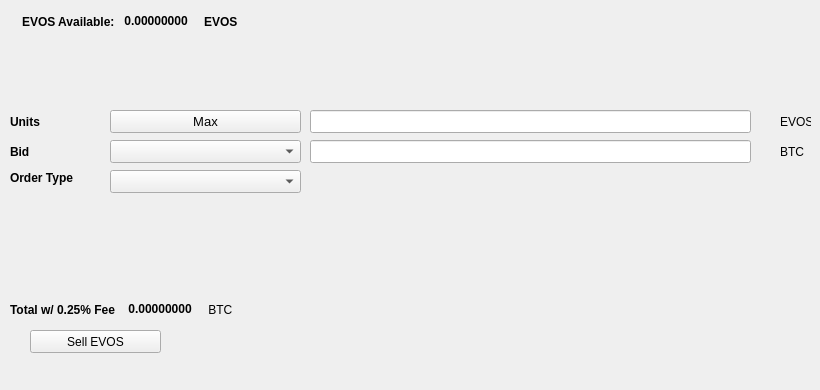
   <widget class="QWidget" name="SellTab">
    <attribute name="title">
     <string>Sell</string>
    </attribute>
    <widget class="QLabel" name="label_16">
     <property name="geometry">
      <rect>
       <x>780</x>
       <y>140</y>
       <width>31</width>
       <height>23</height>
      </rect>
     </property>
     <property name="text">
      <string>BTC</string>
     </property>
    </widget>
    <widget class="QComboBox" name="SellBidcomboBox">
     <property name="geometry">
      <rect>
       <x>110</x>
       <y>140</y>
       <width>191</width>
       <height>23</height>
      </rect>
     </property>
     <property name="font">
      <font>
       <pointsize>10</pointsize>
      </font>
     </property>
    </widget>
    <widget class="QLabel" name="label_18">
     <property name="geometry">
      <rect>
       <x>10</x>
       <y>110</y>
       <width>46</width>
       <height>23</height>
      </rect>
     </property>
     <property name="font">
      <font>
       <weight>75</weight>
       <bold>true</bold>
      </font>
     </property>
     <property name="text">
      <string>Units</string>
     </property>
    </widget>
    <widget class="QPushButton" name="Sell_Max_Amount">
     <property name="geometry">
      <rect>
       <x>110</x>
       <y>110</y>
       <width>191</width>
       <height>23</height>
      </rect>
     </property>
     <property name="font">
      <font>
       <pointsize>10</pointsize>
      </font>
     </property>
     <property name="text">
      <string>Max</string>
     </property>
    </widget>
    <widget class="QLabel" name="label_20">
     <property name="geometry">
      <rect>
       <x>10</x>
       <y>170</y>
       <width>91</width>
       <height>16</height>
      </rect>
     </property>
     <property name="font">
      <font>
       <weight>75</weight>
       <bold>true</bold>
      </font>
     </property>
     <property name="text">
      <string>Order Type</string>
     </property>
    </widget>
    <widget class="QComboBox" name="SellOrdertypeCombo">
     <property name="geometry">
      <rect>
       <x>110</x>
       <y>170</y>
       <width>191</width>
       <height>23</height>
      </rect>
     </property>
     <property name="font">
      <font>
       <pointsize>10</pointsize>
      </font>
     </property>
    </widget>
    <widget class="QLabel" name="label_21">
     <property name="geometry">
      <rect>
       <x>10</x>
       <y>140</y>
       <width>46</width>
       <height>23</height>
      </rect>
     </property>
     <property name="font">
      <font>
       <weight>75</weight>
       <bold>true</bold>
      </font>
     </property>
     <property name="text">
      <string>Bid</string>
     </property>
    </widget>
    <widget class="QLabel" name="label_22">
     <property name="geometry">
      <rect>
       <x>780</x>
       <y>110</y>
       <width>31</width>
       <height>23</height>
      </rect>
     </property>
     <property name="text">
      <string>EVOS</string>
     </property>
    </widget>
    <widget class="QLineEdit" name="UnitsInputEVOS">
     <property name="geometry">
      <rect>
       <x>310</x>
       <y>110</y>
       <width>441</width>
       <height>23</height>
      </rect>
     </property>
     <property name="font">
      <font>
       <pointsize>9</pointsize>
       <weight>75</weight>
       <bold>true</bold>
      </font>
     </property>
    </widget>
    <widget class="QLineEdit" name="SellBidPriceEdit">
     <property name="geometry">
      <rect>
       <x>310</x>
       <y>140</y>
       <width>441</width>
       <height>23</height>
      </rect>
     </property>
     <property name="font">
      <font>
       <pointsize>9</pointsize>
       <weight>75</weight>
       <bold>true</bold>
      </font>
     </property>
    </widget>
    <widget class="QPushButton" name="SellEVOSBTN">
     <property name="geometry">
      <rect>
       <x>30</x>
       <y>330</y>
       <width>131</width>
       <height>23</height>
      </rect>
     </property>
     <property name="text">
      <string>Sell EVOS</string>
     </property>
     <property name="icon">
      <iconset resource="../evos">
       <normaloff>:/icons/bitcoin</normaloff>:/icons/bitcoin</iconset>
     </property>
    </widget>
    <widget class="QWidget" name="layoutWidget3">
     <property name="geometry">
      <rect>
       <x>22</x>
       <y>12</y>
       <width>258</width>
       <height>19</height>
      </rect>
     </property>
     <layout class="QHBoxLayout" name="horizontalLayout">
      <item>
       <widget class="QLabel" name="label232_2">
        <property name="font">
         <font>
          <weight>75</weight>
          <bold>true</bold>
         </font>
        </property>
        <property name="text">
         <string>EVOS Available:</string>
        </property>
       </widget>
      </item>
      <item>
       <widget class="QLabel" name="EVOSAvailableLabel">
        <property name="palette">
         <palette>
          <active>
           <colorrole role="WindowText">
            <brush brushstyle="SolidPattern">
             <color alpha="255">
              <red>0</red>
              <green>0</green>
              <blue>0</blue>
             </color>
            </brush>
           </colorrole>
           <colorrole role="Button">
            <brush brushstyle="SolidPattern">
             <color alpha="255">
              <red>0</red>
              <green>170</green>
              <blue>0</blue>
             </color>
            </brush>
           </colorrole>
           <colorrole role="Light">
            <brush brushstyle="SolidPattern">
             <color alpha="255">
              <red>0</red>
              <green>255</green>
              <blue>0</blue>
             </color>
            </brush>
           </colorrole>
           <colorrole role="Midlight">
            <brush brushstyle="SolidPattern">
             <color alpha="255">
              <red>0</red>
              <green>212</green>
              <blue>0</blue>
             </color>
            </brush>
           </colorrole>
           <colorrole role="Dark">
            <brush brushstyle="SolidPattern">
             <color alpha="255">
              <red>0</red>
              <green>85</green>
              <blue>0</blue>
             </color>
            </brush>
           </colorrole>
           <colorrole role="Mid">
            <brush brushstyle="SolidPattern">
             <color alpha="255">
              <red>0</red>
              <green>113</green>
              <blue>0</blue>
             </color>
            </brush>
           </colorrole>
           <colorrole role="Text">
            <brush brushstyle="SolidPattern">
             <color alpha="255">
              <red>0</red>
              <green>170</green>
              <blue>0</blue>
             </color>
            </brush>
           </colorrole>
           <colorrole role="BrightText">
            <brush brushstyle="SolidPattern">
             <color alpha="255">
              <red>255</red>
              <green>255</green>
              <blue>255</blue>
             </color>
            </brush>
           </colorrole>
           <colorrole role="ButtonText">
            <brush brushstyle="SolidPattern">
             <color alpha="255">
              <red>0</red>
              <green>0</green>
              <blue>0</blue>
             </color>
            </brush>
           </colorrole>
           <colorrole role="Base">
            <brush brushstyle="SolidPattern">
             <color alpha="255">
              <red>255</red>
              <green>255</green>
              <blue>255</blue>
             </color>
            </brush>
           </colorrole>
           <colorrole role="Window">
            <brush brushstyle="SolidPattern">
             <color alpha="255">
              <red>0</red>
              <green>170</green>
              <blue>0</blue>
             </color>
            </brush>
           </colorrole>
           <colorrole role="Shadow">
            <brush brushstyle="SolidPattern">
             <color alpha="255">
              <red>0</red>
              <green>0</green>
              <blue>0</blue>
             </color>
            </brush>
           </colorrole>
           <colorrole role="AlternateBase">
            <brush brushstyle="SolidPattern">
             <color alpha="255">
              <red>127</red>
              <green>212</green>
              <blue>127</blue>
             </color>
            </brush>
           </colorrole>
           <colorrole role="ToolTipBase">
            <brush brushstyle="SolidPattern">
             <color alpha="255">
              <red>255</red>
              <green>255</green>
              <blue>220</blue>
             </color>
            </brush>
           </colorrole>
           <colorrole role="ToolTipText">
            <brush brushstyle="SolidPattern">
             <color alpha="255">
              <red>0</red>
              <green>0</green>
              <blue>0</blue>
             </color>
            </brush>
           </colorrole>
          </active>
          <inactive>
           <colorrole role="WindowText">
            <brush brushstyle="SolidPattern">
             <color alpha="255">
              <red>0</red>
              <green>0</green>
              <blue>0</blue>
             </color>
            </brush>
           </colorrole>
           <colorrole role="Button">
            <brush brushstyle="SolidPattern">
             <color alpha="255">
              <red>0</red>
              <green>170</green>
              <blue>0</blue>
             </color>
            </brush>
           </colorrole>
           <colorrole role="Light">
            <brush brushstyle="SolidPattern">
             <color alpha="255">
              <red>0</red>
              <green>255</green>
              <blue>0</blue>
             </color>
            </brush>
           </colorrole>
           <colorrole role="Midlight">
            <brush brushstyle="SolidPattern">
             <color alpha="255">
              <red>0</red>
              <green>212</green>
              <blue>0</blue>
             </color>
            </brush>
           </colorrole>
           <colorrole role="Dark">
            <brush brushstyle="SolidPattern">
             <color alpha="255">
              <red>0</red>
              <green>85</green>
              <blue>0</blue>
             </color>
            </brush>
           </colorrole>
           <colorrole role="Mid">
            <brush brushstyle="SolidPattern">
             <color alpha="255">
              <red>0</red>
              <green>113</green>
              <blue>0</blue>
             </color>
            </brush>
           </colorrole>
           <colorrole role="Text">
            <brush brushstyle="SolidPattern">
             <color alpha="255">
              <red>0</red>
              <green>170</green>
              <blue>0</blue>
             </color>
            </brush>
           </colorrole>
           <colorrole role="BrightText">
            <brush brushstyle="SolidPattern">
             <color alpha="255">
              <red>255</red>
              <green>255</green>
              <blue>255</blue>
             </color>
            </brush>
           </colorrole>
           <colorrole role="ButtonText">
            <brush brushstyle="SolidPattern">
             <color alpha="255">
              <red>0</red>
              <green>0</green>
              <blue>0</blue>
             </color>
            </brush>
           </colorrole>
           <colorrole role="Base">
            <brush brushstyle="SolidPattern">
             <color alpha="255">
              <red>255</red>
              <green>255</green>
              <blue>255</blue>
             </color>
            </brush>
           </colorrole>
           <colorrole role="Window">
            <brush brushstyle="SolidPattern">
             <color alpha="255">
              <red>0</red>
              <green>170</green>
              <blue>0</blue>
             </color>
            </brush>
           </colorrole>
           <colorrole role="Shadow">
            <brush brushstyle="SolidPattern">
             <color alpha="255">
              <red>0</red>
              <green>0</green>
              <blue>0</blue>
             </color>
            </brush>
           </colorrole>
           <colorrole role="AlternateBase">
            <brush brushstyle="SolidPattern">
             <color alpha="255">
              <red>127</red>
              <green>212</green>
              <blue>127</blue>
             </color>
            </brush>
           </colorrole>
           <colorrole role="ToolTipBase">
            <brush brushstyle="SolidPattern">
             <color alpha="255">
              <red>255</red>
              <green>255</green>
              <blue>220</blue>
             </color>
            </brush>
           </colorrole>
           <colorrole role="ToolTipText">
            <brush brushstyle="SolidPattern">
             <color alpha="255">
              <red>0</red>
              <green>0</green>
              <blue>0</blue>
             </color>
            </brush>
           </colorrole>
          </inactive>
          <disabled>
           <colorrole role="WindowText">
            <brush brushstyle="SolidPattern">
             <color alpha="255">
              <red>0</red>
              <green>85</green>
              <blue>0</blue>
             </color>
            </brush>
           </colorrole>
           <colorrole role="Button">
            <brush brushstyle="SolidPattern">
             <color alpha="255">
              <red>0</red>
              <green>170</green>
              <blue>0</blue>
             </color>
            </brush>
           </colorrole>
           <colorrole role="Light">
            <brush brushstyle="SolidPattern">
             <color alpha="255">
              <red>0</red>
              <green>255</green>
              <blue>0</blue>
             </color>
            </brush>
           </colorrole>
           <colorrole role="Midlight">
            <brush brushstyle="SolidPattern">
             <color alpha="255">
              <red>0</red>
              <green>212</green>
              <blue>0</blue>
             </color>
            </brush>
           </colorrole>
           <colorrole role="Dark">
            <brush brushstyle="SolidPattern">
             <color alpha="255">
              <red>0</red>
              <green>85</green>
              <blue>0</blue>
             </color>
            </brush>
           </colorrole>
           <colorrole role="Mid">
            <brush brushstyle="SolidPattern">
             <color alpha="255">
              <red>0</red>
              <green>113</green>
              <blue>0</blue>
             </color>
            </brush>
           </colorrole>
           <colorrole role="Text">
            <brush brushstyle="SolidPattern">
             <color alpha="255">
              <red>0</red>
              <green>85</green>
              <blue>0</blue>
             </color>
            </brush>
           </colorrole>
           <colorrole role="BrightText">
            <brush brushstyle="SolidPattern">
             <color alpha="255">
              <red>255</red>
              <green>255</green>
              <blue>255</blue>
             </color>
            </brush>
           </colorrole>
           <colorrole role="ButtonText">
            <brush brushstyle="SolidPattern">
             <color alpha="255">
              <red>0</red>
              <green>85</green>
              <blue>0</blue>
             </color>
            </brush>
           </colorrole>
           <colorrole role="Base">
            <brush brushstyle="SolidPattern">
             <color alpha="255">
              <red>0</red>
              <green>170</green>
              <blue>0</blue>
             </color>
            </brush>
           </colorrole>
           <colorrole role="Window">
            <brush brushstyle="SolidPattern">
             <color alpha="255">
              <red>0</red>
              <green>170</green>
              <blue>0</blue>
             </color>
            </brush>
           </colorrole>
           <colorrole role="Shadow">
            <brush brushstyle="SolidPattern">
             <color alpha="255">
              <red>0</red>
              <green>0</green>
              <blue>0</blue>
             </color>
            </brush>
           </colorrole>
           <colorrole role="AlternateBase">
            <brush brushstyle="SolidPattern">
             <color alpha="255">
              <red>0</red>
              <green>170</green>
              <blue>0</blue>
             </color>
            </brush>
           </colorrole>
           <colorrole role="ToolTipBase">
            <brush brushstyle="SolidPattern">
             <color alpha="255">
              <red>255</red>
              <green>255</green>
              <blue>220</blue>
             </color>
            </brush>
           </colorrole>
           <colorrole role="ToolTipText">
            <brush brushstyle="SolidPattern">
             <color alpha="255">
              <red>0</red>
              <green>0</green>
              <blue>0</blue>
             </color>
            </brush>
           </colorrole>
          </disabled>
         </palette>
        </property>
        <property name="font">
         <font>
          <weight>75</weight>
          <bold>true</bold>
         </font>
        </property>
        <property name="text">
         <string> 0.00000000 </string>
        </property>
        <property name="textInteractionFlags">
         <set>Qt::LinksAccessibleByMouse|Qt::TextSelectableByKeyboard|Qt::TextSelectableByMouse</set>
        </property>
       </widget>
      </item>
      <item>
       <widget class="QLabel" name="labelEVOS">
        <property name="font">
         <font>
          <weight>75</weight>
          <bold>true</bold>
         </font>
        </property>
        <property name="text">
         <string>EVOS</string>
        </property>
       </widget>
      </item>
     </layout>
    </widget>
    <widget class="QWidget" name="layoutWidget">
     <property name="geometry">
      <rect>
       <x>10</x>
       <y>300</y>
       <width>268</width>
       <height>19</height>
      </rect>
     </property>
     <layout class="QHBoxLayout" name="horizontalLayout_2">
      <item>
       <widget class="QLabel" name="label_19">
        <property name="font">
         <font>
          <weight>75</weight>
          <bold>true</bold>
         </font>
        </property>
        <property name="text">
         <string>Total w/ 0.25% Fee </string>
        </property>
       </widget>
      </item>
      <item>
       <widget class="QLabel" name="SellCostLabel">
        <property name="palette">
         <palette>
          <active>
           <colorrole role="WindowText">
            <brush brushstyle="SolidPattern">
             <color alpha="255">
              <red>0</red>
              <green>0</green>
              <blue>0</blue>
             </color>
            </brush>
           </colorrole>
           <colorrole role="Button">
            <brush brushstyle="SolidPattern">
             <color alpha="255">
              <red>0</red>
              <green>170</green>
              <blue>0</blue>
             </color>
            </brush>
           </colorrole>
           <colorrole role="Light">
            <brush brushstyle="SolidPattern">
             <color alpha="255">
              <red>0</red>
              <green>255</green>
              <blue>0</blue>
             </color>
            </brush>
           </colorrole>
           <colorrole role="Midlight">
            <brush brushstyle="SolidPattern">
             <color alpha="255">
              <red>0</red>
              <green>212</green>
              <blue>0</blue>
             </color>
            </brush>
           </colorrole>
           <colorrole role="Dark">
            <brush brushstyle="SolidPattern">
             <color alpha="255">
              <red>0</red>
              <green>85</green>
              <blue>0</blue>
             </color>
            </brush>
           </colorrole>
           <colorrole role="Mid">
            <brush brushstyle="SolidPattern">
             <color alpha="255">
              <red>0</red>
              <green>113</green>
              <blue>0</blue>
             </color>
            </brush>
           </colorrole>
           <colorrole role="Text">
            <brush brushstyle="SolidPattern">
             <color alpha="255">
              <red>0</red>
              <green>170</green>
              <blue>0</blue>
             </color>
            </brush>
           </colorrole>
           <colorrole role="BrightText">
            <brush brushstyle="SolidPattern">
             <color alpha="255">
              <red>255</red>
              <green>255</green>
              <blue>255</blue>
             </color>
            </brush>
           </colorrole>
           <colorrole role="ButtonText">
            <brush brushstyle="SolidPattern">
             <color alpha="255">
              <red>0</red>
              <green>0</green>
              <blue>0</blue>
             </color>
            </brush>
           </colorrole>
           <colorrole role="Base">
            <brush brushstyle="SolidPattern">
             <color alpha="255">
              <red>255</red>
              <green>255</green>
              <blue>255</blue>
             </color>
            </brush>
           </colorrole>
           <colorrole role="Window">
            <brush brushstyle="SolidPattern">
             <color alpha="255">
              <red>0</red>
              <green>170</green>
              <blue>0</blue>
             </color>
            </brush>
           </colorrole>
           <colorrole role="Shadow">
            <brush brushstyle="SolidPattern">
             <color alpha="255">
              <red>0</red>
              <green>0</green>
              <blue>0</blue>
             </color>
            </brush>
           </colorrole>
           <colorrole role="AlternateBase">
            <brush brushstyle="SolidPattern">
             <color alpha="255">
              <red>127</red>
              <green>212</green>
              <blue>127</blue>
             </color>
            </brush>
           </colorrole>
           <colorrole role="ToolTipBase">
            <brush brushstyle="SolidPattern">
             <color alpha="255">
              <red>255</red>
              <green>255</green>
              <blue>220</blue>
             </color>
            </brush>
           </colorrole>
           <colorrole role="ToolTipText">
            <brush brushstyle="SolidPattern">
             <color alpha="255">
              <red>0</red>
              <green>0</green>
              <blue>0</blue>
             </color>
            </brush>
           </colorrole>
          </active>
          <inactive>
           <colorrole role="WindowText">
            <brush brushstyle="SolidPattern">
             <color alpha="255">
              <red>0</red>
              <green>0</green>
              <blue>0</blue>
             </color>
            </brush>
           </colorrole>
           <colorrole role="Button">
            <brush brushstyle="SolidPattern">
             <color alpha="255">
              <red>0</red>
              <green>170</green>
              <blue>0</blue>
             </color>
            </brush>
           </colorrole>
           <colorrole role="Light">
            <brush brushstyle="SolidPattern">
             <color alpha="255">
              <red>0</red>
              <green>255</green>
              <blue>0</blue>
             </color>
            </brush>
           </colorrole>
           <colorrole role="Midlight">
            <brush brushstyle="SolidPattern">
             <color alpha="255">
              <red>0</red>
              <green>212</green>
              <blue>0</blue>
             </color>
            </brush>
           </colorrole>
           <colorrole role="Dark">
            <brush brushstyle="SolidPattern">
             <color alpha="255">
              <red>0</red>
              <green>85</green>
              <blue>0</blue>
             </color>
            </brush>
           </colorrole>
           <colorrole role="Mid">
            <brush brushstyle="SolidPattern">
             <color alpha="255">
              <red>0</red>
              <green>113</green>
              <blue>0</blue>
             </color>
            </brush>
           </colorrole>
           <colorrole role="Text">
            <brush brushstyle="SolidPattern">
             <color alpha="255">
              <red>0</red>
              <green>170</green>
              <blue>0</blue>
             </color>
            </brush>
           </colorrole>
           <colorrole role="BrightText">
            <brush brushstyle="SolidPattern">
             <color alpha="255">
              <red>255</red>
              <green>255</green>
              <blue>255</blue>
             </color>
            </brush>
           </colorrole>
           <colorrole role="ButtonText">
            <brush brushstyle="SolidPattern">
             <color alpha="255">
              <red>0</red>
              <green>0</green>
              <blue>0</blue>
             </color>
            </brush>
           </colorrole>
           <colorrole role="Base">
            <brush brushstyle="SolidPattern">
             <color alpha="255">
              <red>255</red>
              <green>255</green>
              <blue>255</blue>
             </color>
            </brush>
           </colorrole>
           <colorrole role="Window">
            <brush brushstyle="SolidPattern">
             <color alpha="255">
              <red>0</red>
              <green>170</green>
              <blue>0</blue>
             </color>
            </brush>
           </colorrole>
           <colorrole role="Shadow">
            <brush brushstyle="SolidPattern">
             <color alpha="255">
              <red>0</red>
              <green>0</green>
              <blue>0</blue>
             </color>
            </brush>
           </colorrole>
           <colorrole role="AlternateBase">
            <brush brushstyle="SolidPattern">
             <color alpha="255">
              <red>127</red>
              <green>212</green>
              <blue>127</blue>
             </color>
            </brush>
           </colorrole>
           <colorrole role="ToolTipBase">
            <brush brushstyle="SolidPattern">
             <color alpha="255">
              <red>255</red>
              <green>255</green>
              <blue>220</blue>
             </color>
            </brush>
           </colorrole>
           <colorrole role="ToolTipText">
            <brush brushstyle="SolidPattern">
             <color alpha="255">
              <red>0</red>
              <green>0</green>
              <blue>0</blue>
             </color>
            </brush>
           </colorrole>
          </inactive>
          <disabled>
           <colorrole role="WindowText">
            <brush brushstyle="SolidPattern">
             <color alpha="255">
              <red>0</red>
              <green>85</green>
              <blue>0</blue>
             </color>
            </brush>
           </colorrole>
           <colorrole role="Button">
            <brush brushstyle="SolidPattern">
             <color alpha="255">
              <red>0</red>
              <green>170</green>
              <blue>0</blue>
             </color>
            </brush>
           </colorrole>
           <colorrole role="Light">
            <brush brushstyle="SolidPattern">
             <color alpha="255">
              <red>0</red>
              <green>255</green>
              <blue>0</blue>
             </color>
            </brush>
           </colorrole>
           <colorrole role="Midlight">
            <brush brushstyle="SolidPattern">
             <color alpha="255">
              <red>0</red>
              <green>212</green>
              <blue>0</blue>
             </color>
            </brush>
           </colorrole>
           <colorrole role="Dark">
            <brush brushstyle="SolidPattern">
             <color alpha="255">
              <red>0</red>
              <green>85</green>
              <blue>0</blue>
             </color>
            </brush>
           </colorrole>
           <colorrole role="Mid">
            <brush brushstyle="SolidPattern">
             <color alpha="255">
              <red>0</red>
              <green>113</green>
              <blue>0</blue>
             </color>
            </brush>
           </colorrole>
           <colorrole role="Text">
            <brush brushstyle="SolidPattern">
             <color alpha="255">
              <red>0</red>
              <green>85</green>
              <blue>0</blue>
             </color>
            </brush>
           </colorrole>
           <colorrole role="BrightText">
            <brush brushstyle="SolidPattern">
             <color alpha="255">
              <red>255</red>
              <green>255</green>
              <blue>255</blue>
             </color>
            </brush>
           </colorrole>
           <colorrole role="ButtonText">
            <brush brushstyle="SolidPattern">
             <color alpha="255">
              <red>0</red>
              <green>85</green>
              <blue>0</blue>
             </color>
            </brush>
           </colorrole>
           <colorrole role="Base">
            <brush brushstyle="SolidPattern">
             <color alpha="255">
              <red>0</red>
              <green>170</green>
              <blue>0</blue>
             </color>
            </brush>
           </colorrole>
           <colorrole role="Window">
            <brush brushstyle="SolidPattern">
             <color alpha="255">
              <red>0</red>
              <green>170</green>
              <blue>0</blue>
             </color>
            </brush>
           </colorrole>
           <colorrole role="Shadow">
            <brush brushstyle="SolidPattern">
             <color alpha="255">
              <red>0</red>
              <green>0</green>
              <blue>0</blue>
             </color>
            </brush>
           </colorrole>
           <colorrole role="AlternateBase">
            <brush brushstyle="SolidPattern">
             <color alpha="255">
              <red>0</red>
              <green>170</green>
              <blue>0</blue>
             </color>
            </brush>
           </colorrole>
           <colorrole role="ToolTipBase">
            <brush brushstyle="SolidPattern">
             <color alpha="255">
              <red>255</red>
              <green>255</green>
              <blue>220</blue>
             </color>
            </brush>
           </colorrole>
           <colorrole role="ToolTipText">
            <brush brushstyle="SolidPattern">
             <color alpha="255">
              <red>0</red>
              <green>0</green>
              <blue>0</blue>
             </color>
            </brush>
           </colorrole>
          </disabled>
         </palette>
        </property>
        <property name="font">
         <font>
          <weight>75</weight>
          <bold>true</bold>
         </font>
        </property>
        <property name="autoFillBackground">
         <bool>false</bool>
        </property>
        <property name="text">
         <string> 0.00000000</string>
        </property>
        <property name="textInteractionFlags">
         <set>Qt::LinksAccessibleByMouse|Qt::TextSelectableByMouse</set>
        </property>
       </widget>
      </item>
      <item>
       <widget class="QLabel" name="label_17">
        <property name="font">
         <font>
          <weight>50</weight>
          <bold>false</bold>
         </font>
        </property>
        <property name="text">
         <string> BTC</string>
        </property>
       </widget>
      </item>
     </layout>
    </widget>
    <widget class="QLabel" name="label_23">
     <property name="geometry">
      <rect>
       <x>460</x>
       <y>300</y>
       <width>281</width>
       <height>81</height>
      </rect>
     </property>
     <property name="text">
      <string/>
     </property>
     <property name="pixmap">
      <pixmap>:/images/bittrex</pixmap>
     </property>
    </widget>
   </widget>
